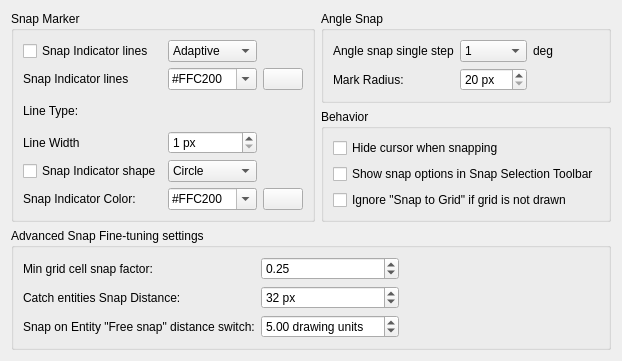
     <widget class="QWidget" name="tabSnap">
      <attribute name="title">
       <string>Snap</string>
      </attribute>
      <layout class="QGridLayout" name="gridLayout_38">
       <item row="0" column="1">
        <widget class="QGroupBox" name="groupBox_21">
         <property name="title">
          <string>Angle Snap</string>
         </property>
         <layout class="QGridLayout" name="gridLayout_26">
          <item row="0" column="2">
           <widget class="QLabel" name="lblAngleSnapUnits">
            <property name="text">
             <string>deg</string>
            </property>
           </widget>
          </item>
          <item row="0" column="1">
           <widget class="QComboBox" name="cbAngleSnapStep">
            <property name="toolTip">
             <string>Angle between steps for Angle Snap (which is usually by corresponding actions if SHIFT is pressed)</string>
            </property>
            <item>
             <property name="text">
              <string>1</string>
             </property>
            </item>
            <item>
             <property name="text">
              <string>3</string>
             </property>
            </item>
            <item>
             <property name="text">
              <string>5</string>
             </property>
            </item>
            <item>
             <property name="text">
              <string>10</string>
             </property>
            </item>
            <item>
             <property name="text">
              <string>15</string>
             </property>
            </item>
            <item>
             <property name="text">
              <string>18</string>
             </property>
            </item>
            <item>
             <property name="text">
              <string>22.5</string>
             </property>
            </item>
            <item>
             <property name="text">
              <string>30</string>
             </property>
            </item>
            <item>
             <property name="text">
              <string>45</string>
             </property>
            </item>
            <item>
             <property name="text">
              <string>90</string>
             </property>
            </item>
           </widget>
          </item>
          <item row="0" column="0">
           <widget class="QLabel" name="lblAngleSnap">
            <property name="text">
             <string>Angle snap single step</string>
            </property>
           </widget>
          </item>
          <item row="1" column="0">
           <widget class="QLabel" name="label_33">
            <property name="text">
             <string>Mark Radius:</string>
            </property>
           </widget>
          </item>
          <item row="1" column="1">
           <widget class="QSpinBox" name="sbAngleSnapMarkRadius">
            <property name="toolTip">
             <string>Radius of arc within angle snap mark.</string>
            </property>
            <property name="suffix">
             <string> px</string>
            </property>
            <property name="minimum">
             <number>20</number>
            </property>
           </widget>
          </item>
         </layout>
        </widget>
       </item>
       <item row="3" column="0">
        <spacer name="verticalSpacer_14">
         <property name="orientation">
          <enum>Qt::Vertical</enum>
         </property>
         <property name="sizeHint" stdset="0">
          <size>
           <width>20</width>
           <height>0</height>
          </size>
         </property>
        </spacer>
       </item>
       <item row="1" column="1">
        <widget class="QGroupBox" name="groupBox_24">
         <property name="title">
          <string>Behavior</string>
         </property>
         <layout class="QGridLayout" name="gridLayout_46">
          <item row="0" column="0">
           <widget class="QCheckBox" name="cursor_hiding_checkbox">
            <property name="toolTip">
             <string>If checked, cursor will be hidden during snapping</string>
            </property>
            <property name="text">
             <string>Hide cursor when snapping</string>
            </property>
           </widget>
          </item>
          <item row="1" column="0">
           <widget class="QCheckBox" name="cbShowSnapOptionsInSnapBar">
            <property name="toolTip">
             <string>If checked, snap options (middle, distance) will be shown in snap toolbar instead of tool properties toolbar</string>
            </property>
            <property name="text">
             <string>Show snap options in Snap Selection Toolbar</string>
            </property>
           </widget>
          </item>
          <item row="2" column="0">
           <widget class="QCheckBox" name="cbDontSnapToInvisibleGrid">
            <property name="toolTip">
             <string>If checked, &quot;Snap To Grid&quot; is ignored if grid is not drawn.</string>
            </property>
            <property name="text">
             <string>Ignore &quot;Snap to Grid&quot; if grid is not drawn</string>
            </property>
           </widget>
          </item>
         </layout>
        </widget>
       </item>
       <item row="0" column="0" rowspan="2">
        <widget class="QGroupBox" name="gbGBSnap">
         <property name="title">
          <string>Snap Marker</string>
         </property>
         <layout class="QGridLayout" name="gridLayout_9">
          <item row="2" column="1" colspan="2">
           <widget class="QG_LineTypeBox" name="wSnapLinesLineType" native="true">
            <property name="toolTip">
             <string>Type of line to draw snap indicator</string>
            </property>
           </widget>
          </item>
          <item row="1" column="0">
           <widget class="QLabel" name="label">
            <property name="text">
             <string>Snap Indicator lines</string>
            </property>
           </widget>
          </item>
          <item row="4" column="1">
           <widget class="QComboBox" name="indicator_shape_combobox">
            <property name="toolTip">
             <string>Type of snap indicator shape</string>
            </property>
            <property name="accessibleDescription">
             <string notr="true"/>
            </property>
            <item>
             <property name="text">
              <string>Circle</string>
             </property>
            </item>
            <item>
             <property name="text">
              <string>Point</string>
             </property>
            </item>
            <item>
             <property name="text">
              <string>Square</string>
             </property>
            </item>
            <item>
             <property name="text">
              <string>Gap</string>
             </property>
            </item>
           </widget>
          </item>
          <item row="2" column="0">
           <widget class="QLabel" name="label_5">
            <property name="text">
             <string>Line Type:</string>
            </property>
           </widget>
          </item>
          <item row="0" column="0">
           <widget class="QCheckBox" name="indicator_lines_checkbox">
            <property name="toolTip">
             <string>If checked, snap indicator will be shown</string>
            </property>
            <property name="text">
             <string>Snap Indicator lines</string>
            </property>
            <property name="shortcut">
             <string>Alt+S</string>
            </property>
           </widget>
          </item>
          <item row="5" column="0">
           <widget class="QLabel" name="lSnapIndicatorColor">
            <property name="text">
             <string>Snap Indicator Color:</string>
            </property>
           </widget>
          </item>
          <item row="4" column="0">
           <widget class="QCheckBox" name="indicator_shape_checkbox">
            <property name="toolTip">
             <string>If checked, a shap for snap will be drawn</string>
            </property>
            <property name="text">
             <string>Snap Indicator shape</string>
            </property>
           </widget>
          </item>
          <item row="0" column="1">
           <widget class="QComboBox" name="indicator_lines_combobox">
            <property name="toolTip">
             <string>Type of snap lines indicator</string>
            </property>
            <property name="accessibleDescription">
             <string notr="true"/>
            </property>
            <item>
             <property name="text">
              <string>Adaptive</string>
             </property>
            </item>
            <item>
             <property name="text">
              <string>Crosshair</string>
             </property>
            </item>
            <item>
             <property name="text">
              <string>Spiderweb</string>
             </property>
            </item>
           </widget>
          </item>
          <item row="5" column="1">
           <widget class="QComboBox" name="cb_snap_color">
            <property name="toolTip">
             <string>Color for snap indicator shape</string>
            </property>
            <property name="accessibleDescription">
             <string notr="true"/>
            </property>
            <property name="editable">
             <bool>true</bool>
            </property>
            <item>
             <property name="text">
              <string notr="true">#FFC200</string>
             </property>
            </item>
            <item>
             <property name="text">
              <string>#1E90FF</string>
             </property>
            </item>
           </widget>
          </item>
          <item row="1" column="1">
           <widget class="QComboBox" name="cb_snap_lines_color">
            <property name="toolTip">
             <string>Color for snap lines indicator</string>
            </property>
            <property name="accessibleDescription">
             <string notr="true"/>
            </property>
            <property name="editable">
             <bool>true</bool>
            </property>
            <item>
             <property name="text">
              <string notr="true">#FFC200</string>
             </property>
            </item>
            <item>
             <property name="text">
              <string>#1E90FF</string>
             </property>
            </item>
           </widget>
          </item>
          <item row="5" column="2">
           <widget class="QPushButton" name="pb_snap_color">
            <property name="sizePolicy">
             <sizepolicy hsizetype="Maximum" vsizetype="Fixed">
              <horstretch>0</horstretch>
              <verstretch>0</verstretch>
             </sizepolicy>
            </property>
            <property name="toolTip">
             <string>Click to select color</string>
            </property>
            <property name="text">
             <string/>
            </property>
            <property name="icon">
             <iconset resource="../../../../../res/controls/controls.qrc">
              <normaloff>:/controls/colorxx.png</normaloff>:/controls/colorxx.png</iconset>
            </property>
           </widget>
          </item>
          <item row="3" column="0">
           <widget class="QLabel" name="label_3">
            <property name="text">
             <string>Line Width</string>
            </property>
           </widget>
          </item>
          <item row="3" column="1">
           <widget class="QSpinBox" name="sbSnapLinesLineWidth">
            <property name="toolTip">
             <string>Width of line for snap indicator</string>
            </property>
            <property name="suffix">
             <string> px</string>
            </property>
            <property name="minimum">
             <number>1</number>
            </property>
            <property name="maximum">
             <number>10</number>
            </property>
           </widget>
          </item>
          <item row="1" column="2">
           <widget class="QPushButton" name="pb_snap_lines_color">
            <property name="sizePolicy">
             <sizepolicy hsizetype="Maximum" vsizetype="Fixed">
              <horstretch>0</horstretch>
              <verstretch>0</verstretch>
             </sizepolicy>
            </property>
            <property name="toolTip">
             <string>Click to select color</string>
            </property>
            <property name="text">
             <string/>
            </property>
            <property name="icon">
             <iconset resource="../../../../../res/controls/controls.qrc">
              <normaloff>:/controls/colorxx.png</normaloff>:/controls/colorxx.png</iconset>
            </property>
           </widget>
          </item>
         </layout>
        </widget>
       </item>
       <item row="3" column="1">
        <spacer name="verticalSpacer_11">
         <property name="orientation">
          <enum>Qt::Vertical</enum>
         </property>
         <property name="sizeHint" stdset="0">
          <size>
           <width>20</width>
           <height>0</height>
          </size>
         </property>
        </spacer>
       </item>
       <item row="2" column="0" colspan="2">
        <widget class="QGroupBox" name="groupBox_25">
         <property name="title">
          <string>Advanced Snap Fine-tuning settings</string>
         </property>
         <layout class="QGridLayout" name="gridLayout_48">
          <item row="2" column="0">
           <widget class="QLabel" name="label_36">
            <property name="text">
             <string>Snap on Entity &quot;Free snap&quot; distance switch:</string>
            </property>
           </widget>
          </item>
          <item row="2" column="1">
           <widget class="QDoubleSpinBox" name="sbFreeSnapSwitchDistance">
            <property name="toolTip">
             <string>Snap on entity will be invoked if it is enabled and the distance between mouse and snapped point is larger than specified value.</string>
            </property>
            <property name="suffix">
             <string> drawing units</string>
            </property>
            <property name="maximum">
             <double>100.000000000000000</double>
            </property>
            <property name="singleStep">
             <double>0.010000000000000</double>
            </property>
            <property name="value">
             <double>5.000000000000000</double>
            </property>
           </widget>
          </item>
          <item row="0" column="2">
           <spacer name="horizontalSpacer">
            <property name="orientation">
             <enum>Qt::Horizontal</enum>
            </property>
            <property name="sizeHint" stdset="0">
             <size>
              <width>0</width>
              <height>20</height>
             </size>
            </property>
           </spacer>
          </item>
          <item row="1" column="1">
           <widget class="QSpinBox" name="sbCatchEntitySnapDistance">
            <property name="toolTip">
             <string>Distance in screen coordinates that is used for catching entities </string>
            </property>
            <property name="suffix">
             <string> px</string>
            </property>
            <property name="value">
             <number>32</number>
            </property>
           </widget>
          </item>
          <item row="0" column="0">
           <widget class="QLabel" name="label_34">
            <property name="text">
             <string>Min grid cell snap factor:</string>
            </property>
           </widget>
          </item>
          <item row="1" column="0">
           <widget class="QLabel" name="label_35">
            <property name="toolTip">
             <string>Snap distance (in pixels) for catching entities.</string>
            </property>
            <property name="text">
             <string>Catch entities Snap Distance:</string>
            </property>
           </widget>
          </item>
          <item row="0" column="1">
           <widget class="QDoubleSpinBox" name="sbMinGridCellSnapFactor">
            <property name="toolTip">
             <string>Grid cell factor used for snap to grid.</string>
            </property>
            <property name="maximum">
             <double>1.000000000000000</double>
            </property>
            <property name="singleStep">
             <double>0.010000000000000</double>
            </property>
            <property name="value">
             <double>0.250000000000000</double>
            </property>
           </widget>
          </item>
         </layout>
        </widget>
       </item>
      </layout>
     </widget>
